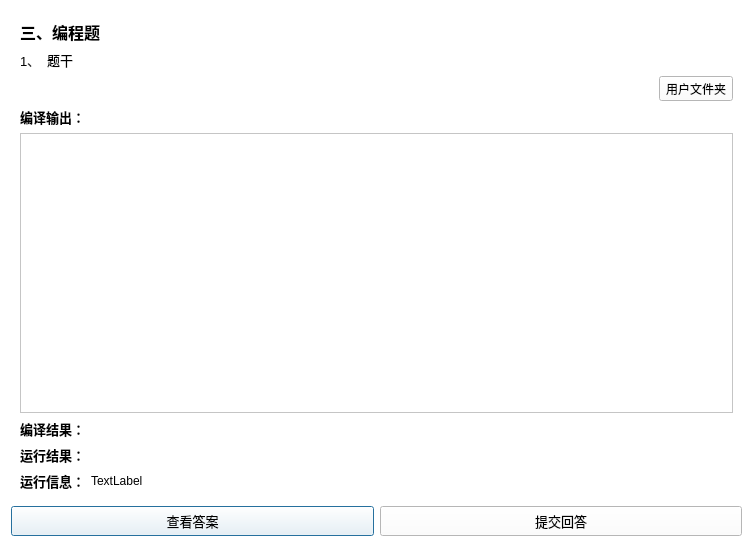
<?xml version="1.0" encoding="UTF-8"?>
<ui version="4.0">
 <class>AnswerDialog</class>
 <widget class="QDialog" name="AnswerDialog">
  <property name="geometry">
   <rect>
    <x>0</x>
    <y>0</y>
    <width>753</width>
    <height>547</height>
   </rect>
  </property>
  <property name="windowTitle">
   <string>Dialog</string>
  </property>
  <property name="styleSheet">
   <string notr="true">background-color: rgb(255, 255, 255);</string>
  </property>
  <layout class="QVBoxLayout" name="verticalLayout">
   <item>
    <widget class="QStackedWidget" name="stackedWidget">
     <property name="currentIndex">
      <number>2</number>
     </property>
     <widget class="QWidget" name="page">
      <layout class="QVBoxLayout" name="verticalLayout_2">
       <item>
        <widget class="QLabel" name="label_12">
         <property name="font">
          <font>
           <pointsize>12</pointsize>
           <bold>true</bold>
          </font>
         </property>
         <property name="text">
          <string>一、选择题</string>
         </property>
        </widget>
       </item>
       <item>
        <layout class="QHBoxLayout" name="horizontalLayout_5">
         <item>
          <widget class="QLabel" name="label_choice_num">
           <property name="font">
            <font>
             <pointsize>10</pointsize>
            </font>
           </property>
           <property name="text">
            <string>1、</string>
           </property>
          </widget>
         </item>
         <item>
          <widget class="QLabel" name="label_choice_describe">
           <property name="font">
            <font>
             <pointsize>10</pointsize>
            </font>
           </property>
           <property name="text">
            <string>题干</string>
           </property>
          </widget>
         </item>
         <item>
          <spacer name="horizontalSpacer_5">
           <property name="orientation">
            <enum>Qt::Horizontal</enum>
           </property>
           <property name="sizeHint" stdset="0">
            <size>
             <width>40</width>
             <height>20</height>
            </size>
           </property>
          </spacer>
         </item>
        </layout>
       </item>
       <item>
        <layout class="QHBoxLayout" name="horizontalLayout">
         <item>
          <widget class="QRadioButton" name="radioBtn_A">
           <property name="font">
            <font>
             <pointsize>10</pointsize>
            </font>
           </property>
           <property name="text">
            <string>A.</string>
           </property>
          </widget>
         </item>
         <item>
          <widget class="QLabel" name="label_optionA">
           <property name="font">
            <font>
             <pointsize>10</pointsize>
            </font>
           </property>
           <property name="text">
            <string>选项A</string>
           </property>
          </widget>
         </item>
         <item>
          <spacer name="horizontalSpacer">
           <property name="orientation">
            <enum>Qt::Horizontal</enum>
           </property>
           <property name="sizeHint" stdset="0">
            <size>
             <width>40</width>
             <height>20</height>
            </size>
           </property>
          </spacer>
         </item>
        </layout>
       </item>
       <item>
        <layout class="QHBoxLayout" name="horizontalLayout_2">
         <item>
          <widget class="QRadioButton" name="radioBtn_B">
           <property name="font">
            <font>
             <pointsize>10</pointsize>
            </font>
           </property>
           <property name="text">
            <string>B.</string>
           </property>
          </widget>
         </item>
         <item>
          <widget class="QLabel" name="label_optionB">
           <property name="font">
            <font>
             <pointsize>10</pointsize>
            </font>
           </property>
           <property name="text">
            <string>选项B</string>
           </property>
          </widget>
         </item>
         <item>
          <spacer name="horizontalSpacer_2">
           <property name="orientation">
            <enum>Qt::Horizontal</enum>
           </property>
           <property name="sizeHint" stdset="0">
            <size>
             <width>40</width>
             <height>20</height>
            </size>
           </property>
          </spacer>
         </item>
        </layout>
       </item>
       <item>
        <layout class="QHBoxLayout" name="horizontalLayout_3">
         <item>
          <widget class="QRadioButton" name="radioBtn_C">
           <property name="font">
            <font>
             <pointsize>10</pointsize>
            </font>
           </property>
           <property name="text">
            <string>C.</string>
           </property>
          </widget>
         </item>
         <item>
          <widget class="QLabel" name="label_optionC">
           <property name="font">
            <font>
             <pointsize>10</pointsize>
            </font>
           </property>
           <property name="text">
            <string>选项C</string>
           </property>
          </widget>
         </item>
         <item>
          <spacer name="horizontalSpacer_3">
           <property name="orientation">
            <enum>Qt::Horizontal</enum>
           </property>
           <property name="sizeHint" stdset="0">
            <size>
             <width>40</width>
             <height>20</height>
            </size>
           </property>
          </spacer>
         </item>
        </layout>
       </item>
       <item>
        <layout class="QHBoxLayout" name="horizontalLayout_4">
         <item>
          <widget class="QRadioButton" name="radioBtn_D">
           <property name="font">
            <font>
             <pointsize>10</pointsize>
            </font>
           </property>
           <property name="text">
            <string>D.</string>
           </property>
          </widget>
         </item>
         <item>
          <widget class="QLabel" name="label_optionD">
           <property name="font">
            <font>
             <pointsize>10</pointsize>
            </font>
           </property>
           <property name="text">
            <string>选项D</string>
           </property>
          </widget>
         </item>
         <item>
          <spacer name="horizontalSpacer_4">
           <property name="orientation">
            <enum>Qt::Horizontal</enum>
           </property>
           <property name="sizeHint" stdset="0">
            <size>
             <width>40</width>
             <height>20</height>
            </size>
           </property>
          </spacer>
         </item>
        </layout>
       </item>
       <item>
        <layout class="QHBoxLayout" name="horizontalLayout_6">
         <item>
          <widget class="QLabel" name="label_2">
           <property name="font">
            <font>
             <pointsize>10</pointsize>
             <bold>true</bold>
            </font>
           </property>
           <property name="text">
            <string>您的回答：</string>
           </property>
          </widget>
         </item>
         <item>
          <widget class="QLabel" name="label_choice_response">
           <property name="font">
            <font>
             <pointsize>10</pointsize>
             <bold>true</bold>
            </font>
           </property>
           <property name="text">
            <string/>
           </property>
          </widget>
         </item>
         <item>
          <spacer name="horizontalSpacer_6">
           <property name="orientation">
            <enum>Qt::Horizontal</enum>
           </property>
           <property name="sizeHint" stdset="0">
            <size>
             <width>40</width>
             <height>20</height>
            </size>
           </property>
          </spacer>
         </item>
         <item>
          <widget class="QLabel" name="label_3">
           <property name="font">
            <font>
             <pointsize>10</pointsize>
             <bold>true</bold>
            </font>
           </property>
           <property name="text">
            <string>正确答案：</string>
           </property>
          </widget>
         </item>
         <item>
          <widget class="QLabel" name="label_choice_answer">
           <property name="font">
            <font>
             <pointsize>10</pointsize>
             <bold>true</bold>
            </font>
           </property>
           <property name="text">
            <string/>
           </property>
          </widget>
         </item>
         <item>
          <spacer name="horizontalSpacer_7">
           <property name="orientation">
            <enum>Qt::Horizontal</enum>
           </property>
           <property name="sizeHint" stdset="0">
            <size>
             <width>40</width>
             <height>20</height>
            </size>
           </property>
          </spacer>
         </item>
        </layout>
       </item>
       <item>
        <layout class="QVBoxLayout" name="verticalLayout_7">
         <item>
          <widget class="QLabel" name="label_4">
           <property name="font">
            <font>
             <pointsize>10</pointsize>
             <bold>true</bold>
            </font>
           </property>
           <property name="text">
            <string>答案解析：</string>
           </property>
          </widget>
         </item>
         <item>
          <widget class="QLabel" name="label_choice_analysis">
           <property name="font">
            <font>
             <pointsize>10</pointsize>
            </font>
           </property>
           <property name="text">
            <string/>
           </property>
           <property name="wordWrap">
            <bool>true</bool>
           </property>
          </widget>
         </item>
        </layout>
       </item>
      </layout>
     </widget>
     <widget class="QWidget" name="page_2">
      <layout class="QVBoxLayout" name="verticalLayout_3">
       <item>
        <widget class="QLabel" name="label_14">
         <property name="font">
          <font>
           <pointsize>12</pointsize>
           <bold>true</bold>
          </font>
         </property>
         <property name="text">
          <string>二、填空题</string>
         </property>
        </widget>
       </item>
       <item>
        <layout class="QHBoxLayout" name="horizontalLayout_10">
         <item>
          <widget class="QLabel" name="label_completion_num">
           <property name="font">
            <font>
             <pointsize>10</pointsize>
            </font>
           </property>
           <property name="text">
            <string>1、</string>
           </property>
          </widget>
         </item>
         <item>
          <widget class="QLabel" name="label_completion_describe">
           <property name="font">
            <font>
             <pointsize>10</pointsize>
            </font>
           </property>
           <property name="text">
            <string>题干</string>
           </property>
          </widget>
         </item>
         <item>
          <spacer name="horizontalSpacer_9">
           <property name="orientation">
            <enum>Qt::Horizontal</enum>
           </property>
           <property name="sizeHint" stdset="0">
            <size>
             <width>40</width>
             <height>20</height>
            </size>
           </property>
          </spacer>
         </item>
        </layout>
       </item>
       <item>
        <layout class="QVBoxLayout" name="verticalLayout_9">
         <item>
          <widget class="QLabel" name="label_17">
           <property name="font">
            <font>
             <pointsize>10</pointsize>
             <bold>true</bold>
            </font>
           </property>
           <property name="text">
            <string>您的回答：</string>
           </property>
          </widget>
         </item>
         <item>
          <widget class="QScrollArea" name="scrollArea">
           <property name="sizePolicy">
            <sizepolicy hsizetype="Expanding" vsizetype="Minimum">
             <horstretch>0</horstretch>
             <verstretch>0</verstretch>
            </sizepolicy>
           </property>
           <property name="font">
            <font>
             <pointsize>10</pointsize>
            </font>
           </property>
           <property name="widgetResizable">
            <bool>true</bool>
           </property>
           <widget class="QWidget" name="scrollAreaWidgetContents">
            <property name="geometry">
             <rect>
              <x>0</x>
              <y>0</y>
              <width>705</width>
              <height>170</height>
             </rect>
            </property>
            <layout class="QVBoxLayout" name="verticalLayout_4">
             <item>
              <widget class="QLineEdit" name="lineEdit_blank1"/>
             </item>
             <item>
              <widget class="QLineEdit" name="lineEdit_blank2"/>
             </item>
             <item>
              <widget class="QLineEdit" name="lineEdit_blank5"/>
             </item>
             <item>
              <widget class="QLineEdit" name="lineEdit_blank4"/>
             </item>
             <item>
              <widget class="QLineEdit" name="lineEdit_blank3"/>
             </item>
            </layout>
           </widget>
          </widget>
         </item>
        </layout>
       </item>
       <item>
        <layout class="QVBoxLayout" name="verticalLayout_10">
         <property name="topMargin">
          <number>0</number>
         </property>
         <item>
          <widget class="QLabel" name="label_18">
           <property name="font">
            <font>
             <pointsize>10</pointsize>
             <bold>true</bold>
            </font>
           </property>
           <property name="text">
            <string>正确答案：</string>
           </property>
          </widget>
         </item>
         <item>
          <widget class="QLabel" name="label_completion_answer">
           <property name="font">
            <font>
             <pointsize>10</pointsize>
            </font>
           </property>
           <property name="text">
            <string/>
           </property>
          </widget>
         </item>
        </layout>
       </item>
       <item>
        <layout class="QVBoxLayout" name="verticalLayout_8">
         <property name="topMargin">
          <number>0</number>
         </property>
         <item>
          <widget class="QLabel" name="label_19">
           <property name="font">
            <font>
             <pointsize>10</pointsize>
             <bold>true</bold>
            </font>
           </property>
           <property name="text">
            <string>答案解析：</string>
           </property>
          </widget>
         </item>
         <item>
          <widget class="QLabel" name="label_completion_analysis">
           <property name="font">
            <font>
             <pointsize>10</pointsize>
            </font>
           </property>
           <property name="text">
            <string/>
           </property>
          </widget>
         </item>
        </layout>
       </item>
      </layout>
     </widget>
     <widget class="QWidget" name="page_3">
      <layout class="QVBoxLayout" name="verticalLayout_5">
       <item>
        <widget class="QLabel" name="label_22">
         <property name="font">
          <font>
           <pointsize>12</pointsize>
           <bold>true</bold>
          </font>
         </property>
         <property name="text">
          <string>三、编程题</string>
         </property>
        </widget>
       </item>
       <item>
        <layout class="QHBoxLayout" name="horizontalLayout_14">
         <property name="topMargin">
          <number>0</number>
         </property>
         <item>
          <widget class="QLabel" name="label_program_num">
           <property name="sizePolicy">
            <sizepolicy hsizetype="Minimum" vsizetype="Preferred">
             <horstretch>0</horstretch>
             <verstretch>0</verstretch>
            </sizepolicy>
           </property>
           <property name="font">
            <font>
             <pointsize>10</pointsize>
            </font>
           </property>
           <property name="text">
            <string>1、</string>
           </property>
          </widget>
         </item>
         <item>
          <widget class="QLabel" name="label_program_describe">
           <property name="font">
            <font>
             <pointsize>10</pointsize>
            </font>
           </property>
           <property name="text">
            <string>题干</string>
           </property>
          </widget>
         </item>
         <item>
          <spacer name="horizontalSpacer_13">
           <property name="orientation">
            <enum>Qt::Horizontal</enum>
           </property>
           <property name="sizeHint" stdset="0">
            <size>
             <width>40</width>
             <height>20</height>
            </size>
           </property>
          </spacer>
         </item>
        </layout>
       </item>
       <item>
        <layout class="QHBoxLayout" name="horizontalLayout_15">
         <item>
          <spacer name="horizontalSpacer_12">
           <property name="orientation">
            <enum>Qt::Horizontal</enum>
           </property>
           <property name="sizeHint" stdset="0">
            <size>
             <width>40</width>
             <height>20</height>
            </size>
           </property>
          </spacer>
         </item>
         <item>
          <widget class="QToolButton" name="btn_userFolder">
           <property name="text">
            <string>用户文件夹</string>
           </property>
           <property name="icon">
            <iconset resource="res.qrc">
             <normaloff>:/resource/resize.png</normaloff>:/resource/resize.png</iconset>
           </property>
           <property name="checkable">
            <bool>true</bool>
           </property>
           <property name="toolButtonStyle">
            <enum>Qt::ToolButtonTextBesideIcon</enum>
           </property>
          </widget>
         </item>
        </layout>
       </item>
       <item>
        <layout class="QVBoxLayout" name="verticalLayout_11">
         <item>
          <widget class="QLabel" name="label">
           <property name="font">
            <font>
             <pointsize>10</pointsize>
             <bold>true</bold>
            </font>
           </property>
           <property name="text">
            <string>编译输出：</string>
           </property>
          </widget>
         </item>
         <item>
          <widget class="QScrollArea" name="scrollArea_2">
           <property name="widgetResizable">
            <bool>true</bool>
           </property>
           <widget class="QWidget" name="scrollAreaWidgetContents_2">
            <property name="geometry">
             <rect>
              <x>0</x>
              <y>0</y>
              <width>705</width>
              <height>238</height>
             </rect>
            </property>
            <layout class="QVBoxLayout" name="verticalLayout_6">
             <item>
              <widget class="QLabel" name="label_program_compileOut">
               <property name="font">
                <font>
                 <family>JetBrains Mono</family>
                 <pointsize>10</pointsize>
                </font>
               </property>
               <property name="text">
                <string/>
               </property>
               <property name="wordWrap">
                <bool>true</bool>
               </property>
              </widget>
             </item>
            </layout>
           </widget>
          </widget>
         </item>
        </layout>
       </item>
       <item>
        <layout class="QHBoxLayout" name="horizontalLayout_17">
         <item>
          <widget class="QLabel" name="label_5">
           <property name="font">
            <font>
             <pointsize>10</pointsize>
             <bold>true</bold>
            </font>
           </property>
           <property name="text">
            <string>编译结果：</string>
           </property>
          </widget>
         </item>
         <item>
          <widget class="QLabel" name="label_program_compileResult">
           <property name="font">
            <font>
             <pointsize>10</pointsize>
            </font>
           </property>
           <property name="text">
            <string/>
           </property>
          </widget>
         </item>
         <item>
          <spacer name="horizontalSpacer_14">
           <property name="orientation">
            <enum>Qt::Horizontal</enum>
           </property>
           <property name="sizeHint" stdset="0">
            <size>
             <width>40</width>
             <height>20</height>
            </size>
           </property>
          </spacer>
         </item>
        </layout>
       </item>
       <item>
        <layout class="QHBoxLayout" name="horizontalLayout_18">
         <item>
          <widget class="QLabel" name="label_6">
           <property name="font">
            <font>
             <pointsize>10</pointsize>
             <bold>true</bold>
            </font>
           </property>
           <property name="text">
            <string>运行结果：</string>
           </property>
          </widget>
         </item>
         <item>
          <widget class="QLabel" name="label_program_testResult">
           <property name="font">
            <font>
             <pointsize>10</pointsize>
            </font>
           </property>
           <property name="text">
            <string/>
           </property>
          </widget>
         </item>
         <item>
          <spacer name="horizontalSpacer_15">
           <property name="orientation">
            <enum>Qt::Horizontal</enum>
           </property>
           <property name="sizeHint" stdset="0">
            <size>
             <width>40</width>
             <height>20</height>
            </size>
           </property>
          </spacer>
         </item>
        </layout>
       </item>
       <item>
        <layout class="QHBoxLayout" name="horizontalLayout_7">
         <property name="topMargin">
          <number>0</number>
         </property>
         <item alignment="Qt::AlignTop">
          <widget class="QLabel" name="label_7">
           <property name="font">
            <font>
             <pointsize>10</pointsize>
             <bold>true</bold>
            </font>
           </property>
           <property name="text">
            <string>运行信息：</string>
           </property>
          </widget>
         </item>
         <item>
          <widget class="QLabel" name="label_program_detail">
           <property name="text">
            <string>TextLabel</string>
           </property>
          </widget>
         </item>
         <item>
          <spacer name="horizontalSpacer_8">
           <property name="orientation">
            <enum>Qt::Horizontal</enum>
           </property>
           <property name="sizeHint" stdset="0">
            <size>
             <width>40</width>
             <height>20</height>
            </size>
           </property>
          </spacer>
         </item>
        </layout>
       </item>
      </layout>
     </widget>
    </widget>
   </item>
   <item>
    <layout class="QHBoxLayout" name="horizontalLayout_9">
     <item>
      <widget class="QPushButton" name="btn_showAnswer">
       <property name="minimumSize">
        <size>
         <width>0</width>
         <height>30</height>
        </size>
       </property>
       <property name="font">
        <font>
         <pointsize>10</pointsize>
         <bold>false</bold>
        </font>
       </property>
       <property name="text">
        <string>查看答案</string>
       </property>
      </widget>
     </item>
     <item>
      <widget class="QPushButton" name="btn_submit">
       <property name="minimumSize">
        <size>
         <width>0</width>
         <height>30</height>
        </size>
       </property>
       <property name="font">
        <font>
         <pointsize>10</pointsize>
        </font>
       </property>
       <property name="text">
        <string>提交回答</string>
       </property>
      </widget>
     </item>
    </layout>
   </item>
  </layout>
 </widget>
 <resources>
  <include location="res.qrc"/>
 </resources>
 <connections/>
</ui>
